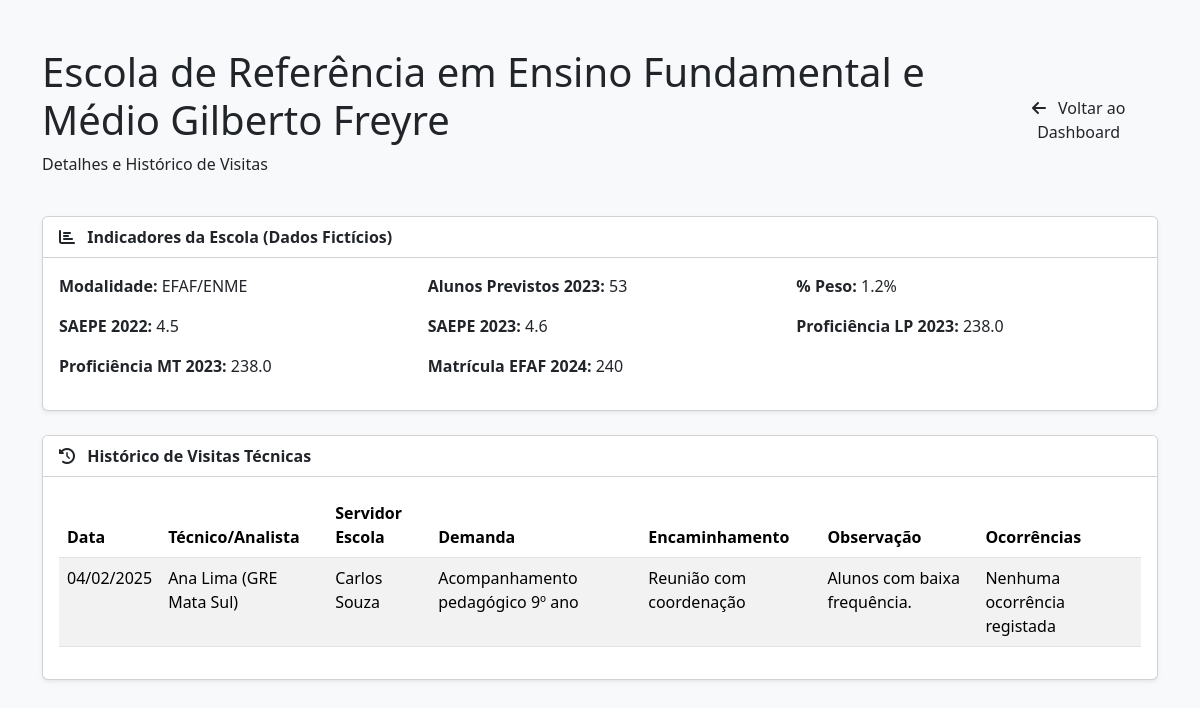
Screenshot of /escola/Escola de Referência em Ensino Fundamental e Médio Gilberto Freyre/ (signed in) with the database file from the repository.
### core/models.py (models this page shows, shortened)
class DadosFicticiosEscola(models.Model):
    escola = models.CharField(max_length=255)
    modalidade = models.CharField(max_length=100)
    alunos_previstos_2023 = models.IntegerField(null=True, blank=True)
    percentual_peso = models.FloatField(null=True, blank=True)
    saepe_2022 = models.FloatField(null=True, blank=True)
    saepe_2023 = models.FloatField(null=True, blank=True)
    proficiencia_lp_2023 = models.FloatField(null=True, blank=True)
    proficiencia_mt_2023 = models.FloatField(null=True, blank=True)
    matricula_efaf_2024 = models.IntegerField(null=True, blank=True)

class VisitaTecnica(models.Model):
    escola = models.CharField(max_length=255)
    data_visita = models.DateField(null=True, blank=True) # Melhor tipo para datas
    tecnico_gre = models.CharField(max_length=255, null=True, blank=True)
    servidor_escola = models.CharField(max_length=255, null=True, blank=True)
    demanda = models.TextField(null=True, blank=True) # TextField é melhor para textos longos
    encaminhamento = models.TextField(null=True, blank=True)
    observacao = models.TextField(null=True, blank=True)
    ocorrencias = models.ManyToManyField(Ocorrencia, blank=True, verbose_name="Ocorrências observadas")

### core/views.py (the view)
# urls.py: path('escola/<str:escola_nome>/', views.perfil_escola_view, name='perfil_escola'),
@login_required(login_url='login')
def perfil_escola_view(request, escola_nome):
    try:
        escola_nome_tratado = escola_nome.strip()
        escola_info = get_object_or_404(DadosFicticiosEscola, escola=escola_nome_tratado)
        visitas_historico = VisitaTecnica.objects.filter(
            escola=escola_nome_tratado
        ).order_by('-data_visita')
        context = {
            'escola_info': escola_info,
            'visitas_historico': visitas_historico,
        }
        return render(request, 'perfil_escola.html', context)
    except DadosFicticiosEscola.DoesNotExist:
         messages.error(request, f"Escola '{escola_nome}' não encontrada nos dados fictícios.")
         return redirect('analise_dashboard')
    except Exception as e:
         messages.error(request, f"Ocorreu um erro ao carregar o perfil da escola: {e}")
         return redirect('analise_dashboard')

### core/templates/perfil_escola.html
{% extends 'base.html' %}
{% load static %}
{% block content %}
<div class="container my-5">
    <div class="d-flex justify-content-between align-items-center mb-4">
        <div>
            <h1 class="page-title">{{ escola_info.escola }}</h1>
            <p class="page-subtitle">Detalhes e Histórico de Visitas</p>
        </div>
        <a href="{% url 'analise_dashboard' %}" class="btn btn-secondary-custom">
            <i class="fas fa-arrow-left me-2"></i> Voltar ao Dashboard
        </a>
    </div>
    <div class="card shadow-sm mb-4">
        <div class="card-header bg-white fw-bold">
            <i class="fas fa-chart-bar me-2"></i> Indicadores da Escola (Dados Fictícios)
        </div>
        <div class="card-body">
            <div class="row">
                <div class="col-md-4 mb-3">
                    <strong>Modalidade:</strong> {{ escola_info.modalidade|default:"N/A" }}
                </div>
                <div class="col-md-4 mb-3">
                    <strong>Alunos Previstos 2023:</strong> {{ escola_info.alunos_previstos_2023|default:"N/A" }}
                </div>
                 <div class="col-md-4 mb-3">
                    <strong>% Peso:</strong> {{ escola_info.percentual_peso|default:"N/A" }}%
                </div>
                <div class="col-md-4 mb-3">
                    <strong>SAEPE 2022:</strong> {{ escola_info.saepe_2022|default:"N/A" }}
                </div>
                 <div class="col-md-4 mb-3">
                    <strong>SAEPE 2023:</strong> {{ escola_info.saepe_2023|default:"N/A" }}
                </div>
                <div class="col-md-4 mb-3">
                    <strong>Proficiência LP 2023:</strong> {{ escola_info.proficiencia_lp_2023|default:"N/A" }}
                </div>
                <div class="col-md-4 mb-3">
                    <strong>Proficiência MT 2023:</strong> {{ escola_info.proficiencia_mt_2023|default:"N/A" }}
                </div>
                <div class="col-md-4 mb-3">
                    <strong>Matrícula EFAF 2024:</strong> {{ escola_info.matricula_efaf_2024|default:"N/A" }}
                </div>
            </div>
        </div>
    </div>
    <div class="card shadow-sm">
        <div class="card-header bg-white fw-bold">
            <i class="fas fa-history me-2"></i> Histórico de Visitas Técnicas
        </div>
        <div class="card-body">
            <div class="table-responsive">
                <table class="table table-striped table-hover">
                    <thead>
                        <tr>
                            <th>Data</th>
                            <th>Técnico/Analista</th>
                            <th>Servidor Escola</th>
                            <th>Demanda</th>
                            <th>Encaminhamento</th>
                            <th>Observação</th>
                            <th>Ocorrências</th>
                        </tr>
                    </thead>
                    <tbody>
                        {% for visita in visitas_historico %} <tr>
                            <td>{{ visita.data_visita|date:"d/m/Y" }}</td>
                            <td>{{ visita.tecnico_gre|default:"" }}</td>
                            <td>{{ visita.servidor_escola|default:"" }}</td>
                            <td>{{ visita.demanda|default:"" }}</td>
                            <td>{{ visita.encaminhamento|default:"" }}</td>
                            <td>{{ visita.observacao|default:"" }}</td>
                            <td>
                                {% for ocorrencia in visita.ocorrencias.all %}
                                    <span class="badge bg-secondary me-1">{{ ocorrencia.descricao }}</span>
                                {% empty %}
                                    Nenhuma ocorrência registada
                                {% endfor %}
                            </td>
                        </tr>
                        {% empty %}
                        <tr>
                            <td colspan="7" class="text-center">Nenhuma visita técnica registada para esta escola.</td>
                        </tr>
                        {% endfor %}
                    </tbody>
                </table>
            </div>
        </div>
    </div>
</div>
{% endblock content %}

### rows the page displays
DadosFicticiosEscola: escola "Escola de Referência em Ensino Fundamental e Médio Gilberto Freyre", modalidade "EFAF/ENME", alunos_previstos_2023 "53", percentual_peso "1.2", saepe_2022 "4.5", saepe_2023 "4.6", proficiencia_lp_2023 "238.0", proficiencia_mt_2023 "238.0", matricula_efaf_2024 "240"
VisitaTecnica: data_visita "04/02/2025", tecnico_gre "Ana Lima (GRE Mata Sul)", servidor_escola "Carlos Souza", demanda "Acompanhamento pedagógico 9º ano", encaminhamento "Reunião com coordenação", observacao "Alunos com baixa frequência."
